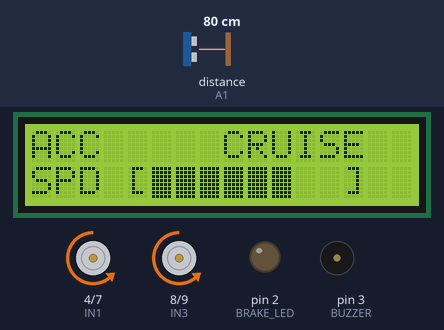
The sketch below on a simulated Arduino Uno, built with avr-gcc and run on an emulated ATmega328P. Shown: 16×2 character LCD, motor-driver pin pairs drawn as motors (green arrow = first pin HIGH = forward, orange = second pin HIGH = backward, longer = more drive, scaled by the enable pin), output pins drawn as LEDs (lit = HIGH), buzzer (waves = sounding). Wiring (inferred from the names in the program): ultrasonic range finder: trigger A0; echo A1. Inputs (shaded band) come from the test bench; at power-on: distance to the obstacle (sensor on A1) 80 cm. The echo pulse lasts 58.3 µs per cm; pins used as bus, display or sensor lines are not drawn; what the sketch prints to the serial monitor is not drawn.

Above: at 2.7 s.
2.8 s: distance to the obstacle (sensor on A1) set to 18 cm
At 4.8 s:
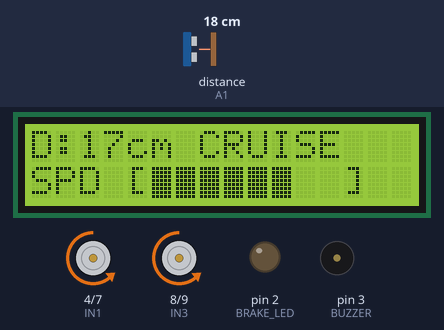
5.3 s: distance to the obstacle (sensor on A1) set to 13 cm
At 5.99 s:
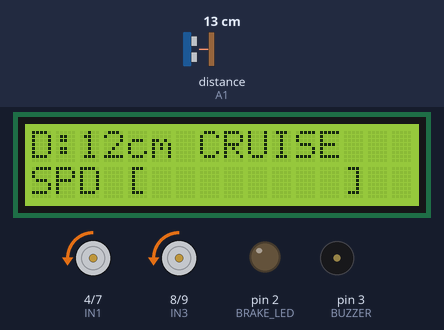
7.8 s: distance to the obstacle (sensor on A1) set to 10 cm
At 9.3 s:
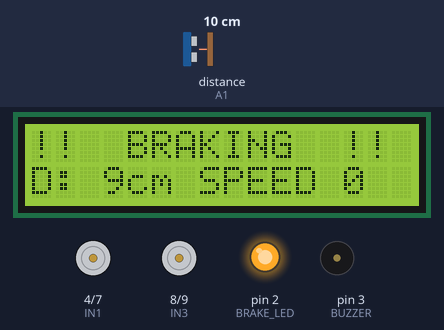
10.3 s: distance to the obstacle (sensor on A1) set to 60 cm
At 10.58 s:
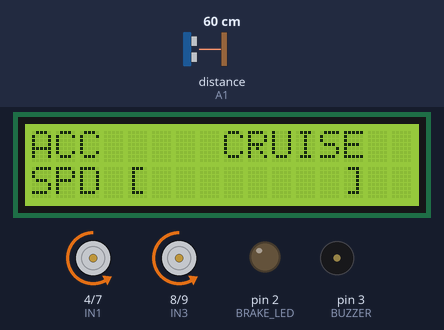
12.2 s: distance to the obstacle (sensor on A1) set to 9 cm
At 13.2 s:
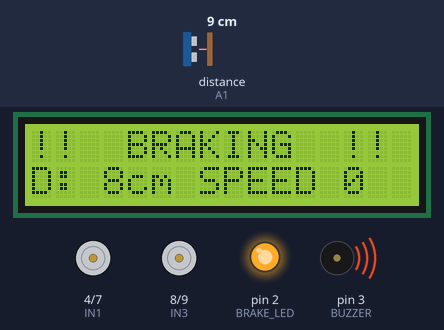
14.3 s: distance to the obstacle (sensor on A1) set to 5 cm
At 14.89 s:
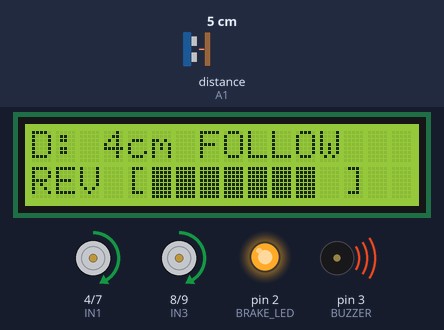
Timing chart, 0 to 17.3 s (numbered marks = the images above; inputs shaded):
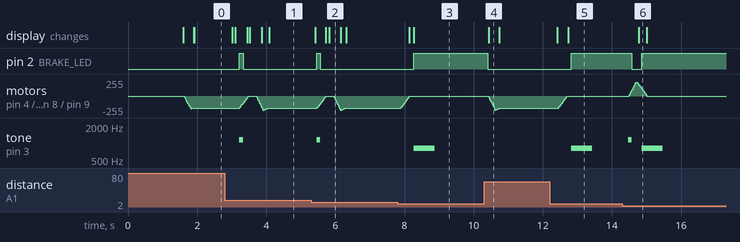

Measured:
- the behaviour switches between 12 and 11 cm on distance to the obstacle (sensor on A1) (found by bisection; images 2 and 3)
- the behaviour switches between 7 and 6 cm on distance to the obstacle (sensor on A1) (found by bisection; images 5 and 6)
- after the input at 2.8 s, pin 2 (BRAKE_LED): LOW → HIGH after 0.42 s, → LOW 0.11 s later; tone on pin 3 (BUZZER): silent → 1150 Hz after 0.42 s, → silent 0.11 s later; the display: first changes after 0.22 s (image 1 shows a later state)
- after the input at 5.3 s, pin 2 (BRAKE_LED): LOW → HIGH after 0.16 s, → LOW 0.10 s later; tone on pin 3 (BUZZER): silent → 1150 Hz after 0.16 s, → silent 0.10 s later; the display: first changes after 0.12 s (image 2 shows a later state)
- after the input at 7.8 s, pin 2 (BRAKE_LED): LOW → HIGH after 0.47 s; motor on pin 4 (IN1) / pin 7 (IN2): moves from backward 180/255 to stopped over 0.24 s, starting after 0.10 s
- after the input at 10.3 s, pin 2 (BRAKE_LED): HIGH → LOW after 0.10 s; the display: changes after 0.13 s (image 4)
- after the input at 12.2 s, pin 2 (BRAKE_LED): LOW → HIGH after 0.63 s; motor on pin 4 (IN1) / pin 7 (IN2): moves from backward 180/255 to stopped over 0.23 s, starting after 0.26 s
- after the input at 14.3 s, pin 2 (BRAKE_LED): HIGH → LOW after 0.28 s, → HIGH 0.29 s later; motor on pin 4 (IN1) / pin 7 (IN2): rises from stopped to forward 210/255 in 0.20 s, then falls to stopped in 0.32 s

The sketch:

stage3_cruise_motor_test.ino
```cpp
#include <Wire.h>
#include <LiquidCrystal_I2C.h>

// =====================================================
// HARDWARE
// =====================================================

const int ENA = 5;
const int IN1 = 4;
const int IN2 = 7;

const int IN3 = 8;
const int IN4 = 9;
const int ENB = 6;

const int TRIG = A0;
const int ECHO = A1;

const int BRAKE_LED = 2;
const int BUZZER = 3;

LiquidCrystal_I2C lcd(0x27, 16, 2);

// =====================================================
// DISTANCE AND MOTION
// =====================================================

const int DETECTION_LIMIT_CM = 30;
const int BRAKE_DISTANCE_CM = 10;

const int MOTION_THRESHOLD_CM = 3;

const unsigned long SENSOR_PERIOD_MS = 60;
const unsigned long MOTION_WINDOW_MS = 240;

// =====================================================
// LOWER-POWER MOTOR SETTINGS
// =====================================================

const int START_PWM = 230;

const int MIN_RUN_PWM = 175;
const int MAX_RUN_PWM = 200;
const int CRUISE_PWM = 180;

const unsigned long START_KICK_MS = 220;

const unsigned long DIRECTION_PAUSE_MS = 220;

const unsigned long PWM_RAMP_PERIOD_MS = 20;
const int RUN_RAMP_STEP = 4;

// FIX 1: softer stop ramp -- was 30, halved to reduce the
// current transient that was browning out the Arduino
// right at the moment braking engaged.
const int STOP_RAMP_STEP = 15;

// FIX 3: the start kick used to jump straight from 0 to
// START_PWM in a single analogWrite call. That instant
// full-power step is the single biggest current spike in
// the whole sketch (stall current on top of a step input),
// and it lines up exactly with the "screen dies, board
// resets" symptom. We now ramp INTO the kick over the same
// START_KICK_MS window instead of slamming it, using the
// same PWM_RAMP_PERIOD_MS cadence as the run-phase ramp.
// This does not fix a weak power rail by itself -- see the
// hardware notes below -- but it removes the sharpest edge
// the software was directly responsible for.
const int START_RAMP_STEP = 21;

// =====================================================
// SENSOR STATE
// =====================================================

long sensorSamples[3] = {0, 0, 0};

byte sensorSampleIndex = 0;
byte sensorSampleCount = 0;
byte noEchoCount = 0;

long measuredDistance = 999;
long filteredDistance = -1;

unsigned long lastSensorReadingAt = 0;

bool sensorReady = false;

// =====================================================
// TARGET MOVEMENT
// =====================================================

enum TargetMotion {
  MOTION_UNKNOWN,
  SPEED_ZERO,
  MOVING_AWAY,
  MOVING_TOWARD
};

TargetMotion targetMotion = MOTION_UNKNOWN;

long motionReferenceDistance = 0;
long estimatedSpeedCmS = 0;

unsigned long motionReferenceTime = 0;

bool trackingTarget = false;
bool wasInBrakeZone = false;

// =====================================================
// MOTOR STATE
// =====================================================

enum DrivePhase {
  DRIVE_STOPPED,
  DRIVE_RAMP_DOWN,
  DRIVE_DIRECTION_WAIT,
  DRIVE_START_KICK,
  DRIVE_RUNNING
};

DrivePhase drivePhase = DRIVE_STOPPED;

int requestedDirection = 0;
int requestedPwm = 0;

int activeDirection = 0;
int currentPwm = 0;

unsigned long drivePhaseStartedAt = 0;
unsigned long lastPwmRampAt = 0;

// =====================================================
// ALERT STATE
// =====================================================

enum AlertMode {
  ALERT_NONE,
  ALERT_BRAKE,
  ALERT_REVERSE
};

AlertMode activeAlert = ALERT_NONE;

unsigned long alertStartedAt = 0;

// FIX 2: stagger the brake alert so the buzzer/LED don't
// fire in the exact same instant as the motor ramp-down.
// That simultaneous spike (motor current collapsing +
// buzzer + LED all switching at once) was the other half
// of the brownout. Waiting ~150ms lets motor current settle.
unsigned long brakingDetectedAt = 0;
bool brakeAlertArmed = false;
const unsigned long ALERT_DELAY_MS = 150;

// =====================================================
// LCD STATE
// =====================================================

char previousTop[17] = "";
char previousBottom[17] = "";

unsigned long lastLcdUpdateAt = 0;

// =====================================================
// LCD FUNCTIONS
// =====================================================

void writeLcdLine(byte row, const char* text, char* previous) {
  char padded[17];
  for (byte i = 0; i < 16; i++) padded[i] = ' ';
  padded[16] = '\0';

  byte i = 0;
  while (text[i] != '\0' && i < 16) { padded[i] = text[i]; i++; }

  if (strcmp(padded, previous) == 0) return;

  lcd.setCursor(0, row);
  for (byte position = 0; position < 16; position++) {
    lcd.write((uint8_t)padded[position]);
  }
  strcpy(previous, padded);
}

void makeSpeedBar(char* output, const char* direction, int pwm) {
  byte blocks = map(constrain(pwm, 0, START_PWM), 0, START_PWM, 0, 8);

  for (byte i = 0; i < 16; i++) output[i] = ' ';
  output[16] = '\0';

  output[0] = direction[0];
  output[1] = direction[1];
  output[2] = direction[2];
  output[3] = ' ';
  output[4] = '[';

  for (byte i = 0; i < 8; i++) output[5 + i] = i < blocks ? char(255) : ' ';
  output[13] = ']';
}

// =====================================================
// HC-SR04 SENSOR
// =====================================================

long readRawDistanceCm() {
  digitalWrite(TRIG, LOW);
  delayMicroseconds(2);
  digitalWrite(TRIG, HIGH);
  delayMicroseconds(10);
  digitalWrite(TRIG, LOW);

  unsigned long duration = pulseIn(ECHO, HIGH, 25000UL);
  if (duration == 0) return 999;
  return duration / 58;
}

long medianOfThree(long a, long b, long c) {
  return max(min(a, b), min(max(a, b), c));
}

bool updateDistanceSensor() {
  unsigned long now = millis();
  if (now - lastSensorReadingAt < SENSOR_PERIOD_MS) return false;
  lastSensorReadingAt = now;

  long rawDistance = readRawDistanceCm();

  if (rawDistance >= 999) {
    if (noEchoCount < 3) noEchoCount++;
    if (noEchoCount >= 3) {
      measuredDistance = 999;
      filteredDistance = -1;
      sensorSampleCount = 0;
      sensorReady = true;
    }
    return true;
  }

  noEchoCount = 0;
  sensorSamples[sensorSampleIndex] = rawDistance;
  sensorSampleIndex = (sensorSampleIndex + 1) % 3;
  if (sensorSampleCount < 3) sensorSampleCount++;

  long stableReading;
  if (sensorSampleCount == 1) {
    stableReading = rawDistance;
  } else if (sensorSampleCount == 2) {
    stableReading = (sensorSamples[0] + sensorSamples[1]) / 2;
  } else {
    stableReading = medianOfThree(sensorSamples[0], sensorSamples[1], sensorSamples[2]);
  }

  if (filteredDistance < 0) filteredDistance = stableReading;
  else filteredDistance = (filteredDistance + stableReading * 2) / 3;

  measuredDistance = filteredDistance;
  sensorReady = true;
  return true;
}

// =====================================================
// TARGET MOVEMENT
// =====================================================

void beginMotionTracking(long distance) {
  trackingTarget = true;
  motionReferenceDistance = distance;
  motionReferenceTime = millis();
  estimatedSpeedCmS = 0;
  targetMotion = MOTION_UNKNOWN;
}

void resetMotionTracking() {
  trackingTarget = false;
  estimatedSpeedCmS = 0;
  targetMotion = MOTION_UNKNOWN;
}

void updateTargetMotion(long distance) {
  unsigned long now = millis();
  if (!trackingTarget) { beginMotionTracking(distance); return; }

  unsigned long elapsed = now - motionReferenceTime;
  if (elapsed < MOTION_WINDOW_MS) return;

  long distanceChange = distance - motionReferenceDistance;
  estimatedSpeedCmS = (abs(distanceChange) * 1000L) / elapsed;

  if (distanceChange >= MOTION_THRESHOLD_CM) {
    targetMotion = MOVING_AWAY;
  } else if (distanceChange <= -MOTION_THRESHOLD_CM) {
    targetMotion = MOVING_TOWARD;
  } else {
    targetMotion = SPEED_ZERO;
    estimatedSpeedCmS = 0;
  }

  motionReferenceDistance = distance;
  motionReferenceTime = now;
}

// =====================================================
// MOTOR OUTPUT
// =====================================================

void applyMotorDirection(int direction) {
  if (direction > 0) {
    digitalWrite(IN1, LOW);  digitalWrite(IN2, HIGH);
    digitalWrite(IN3, LOW);  digitalWrite(IN4, HIGH);
  } else if (direction < 0) {
    digitalWrite(IN1, HIGH); digitalWrite(IN2, LOW);
    digitalWrite(IN3, HIGH); digitalWrite(IN4, LOW);
  }
}

void applyMotorPwm(int pwm) {
  pwm = constrain(pwm, 0, 255);
  analogWrite(ENA, pwm);
  analogWrite(ENB, pwm);
  currentPwm = pwm;
}

void setDriveRequest(int direction, int pwm) {
  requestedDirection = direction;
  if (direction == 0) requestedPwm = 0;
  else requestedPwm = constrain(pwm, MIN_RUN_PWM, MAX_RUN_PWM);
}

void beginMotorStart(int direction) {
  applyMotorDirection(direction);
  // FIX 3: start from 0 instead of slamming to START_PWM.
  // DRIVE_START_KICK now ramps this up gradually below.
  applyMotorPwm(0);
  activeDirection = direction;
  drivePhase = DRIVE_START_KICK;
  drivePhaseStartedAt = millis();
  lastPwmRampAt = millis();
}

void beginRampDown() {
  drivePhase = DRIVE_RAMP_DOWN;
  lastPwmRampAt = millis();
}

void serviceMotors() {
  unsigned long now = millis();

  if (drivePhase == DRIVE_RAMP_DOWN) {
    if (now - lastPwmRampAt >= PWM_RAMP_PERIOD_MS) {
      lastPwmRampAt = now;
      int nextPwm = max(0, currentPwm - STOP_RAMP_STEP);
      applyMotorPwm(nextPwm);

      if (nextPwm == 0) {
        activeDirection = 0;
        if (requestedDirection == 0) {
          drivePhase = DRIVE_STOPPED;
        } else {
          drivePhase = DRIVE_DIRECTION_WAIT;
          drivePhaseStartedAt = now;
        }
      }
    }
    return;
  }

  if (drivePhase == DRIVE_DIRECTION_WAIT) {
    if (requestedDirection == 0) { drivePhase = DRIVE_STOPPED; return; }
    if (now - drivePhaseStartedAt >= DIRECTION_PAUSE_MS) {
      beginMotorStart(requestedDirection);
    }
    return;
  }

  if (requestedDirection == 0) {
    if (currentPwm > 0) beginRampDown();
    else { drivePhase = DRIVE_STOPPED; activeDirection = 0; }
    return;
  }

  if (drivePhase == DRIVE_STOPPED) {
    beginMotorStart(requestedDirection);
    return;
  }

  if (activeDirection != requestedDirection) {
    beginRampDown();
    return;
  }

  if (drivePhase == DRIVE_START_KICK) {
    // FIX 3: ramp PWM up toward START_PWM over the kick
    // window instead of holding it pinned at full value
    // from the first millisecond. Same cadence as the run
    // ramp (PWM_RAMP_PERIOD_MS) so it stays smooth.
    if (now - lastPwmRampAt >= PWM_RAMP_PERIOD_MS) {
      lastPwmRampAt = now;
      if (currentPwm < START_PWM) {
        applyMotorPwm(min(currentPwm + START_RAMP_STEP, START_PWM));
      }
    }
    if (now - drivePhaseStartedAt >= START_KICK_MS) {
      drivePhase = DRIVE_RUNNING;
      lastPwmRampAt = now;
    }
    return;
  }

  if (drivePhase == DRIVE_RUNNING) {
    if (now - lastPwmRampAt >= PWM_RAMP_PERIOD_MS) {
      lastPwmRampAt = now;
      if (currentPwm < requestedPwm) {
        applyMotorPwm(min(currentPwm + RUN_RAMP_STEP, requestedPwm));
      } else if (currentPwm > requestedPwm) {
        applyMotorPwm(max(currentPwm - RUN_RAMP_STEP, requestedPwm));
      }
    }
  }
}

int calculateFollowPwm(long speedCmS) {
  long limitedSpeed = constrain(speedCmS, 0, 40);
  return map(limitedSpeed, 0, 40, MIN_RUN_PWM, MAX_RUN_PWM);
}

// =====================================================
// BRAKE AND REVERSE ALERTS  (fixed: staggered engagement)
// =====================================================

void updateAlerts(bool braking, bool reversing) {
  unsigned long now = millis();

  if (braking) {
    if (!brakeAlertArmed) {
      brakingDetectedAt = now;
      brakeAlertArmed = true;
    }
  } else {
    brakeAlertArmed = false;
  }

  bool brakeAlertDue = brakeAlertArmed && (now - brakingDetectedAt >= ALERT_DELAY_MS);

  AlertMode requestedAlert = ALERT_NONE;
  if (brakeAlertDue) {
    requestedAlert = ALERT_BRAKE;
  } else if (!braking && reversing) {
    requestedAlert = ALERT_REVERSE;
  }

  bool alertChanged = requestedAlert != activeAlert;
  if (alertChanged) {
    activeAlert = requestedAlert;
    alertStartedAt = now;
    noTone(BUZZER);
  }

  unsigned long alertTime = now - alertStartedAt;

  if (activeAlert == ALERT_BRAKE) {
    digitalWrite(BRAKE_LED, HIGH);
    if (alertChanged) tone(BUZZER, 800, 600);
  }
  else if (activeAlert == ALERT_REVERSE) {
    bool reverseBeep = (alertTime % 700UL) < 100UL;
    if (reverseBeep) {
      digitalWrite(BRAKE_LED, HIGH);
      tone(BUZZER, 1150);
    } else {
      digitalWrite(BRAKE_LED, LOW);
      noTone(BUZZER);
    }
  }
  else {
    digitalWrite(BRAKE_LED, LOW);
    noTone(BUZZER);
  }
}

// =====================================================
// LCD
// =====================================================

void updateCluster(bool targetDetected, bool cruiseMode, bool braking) {
  unsigned long now = millis();
  if (now - lastLcdUpdateAt < 100) return;
  lastLcdUpdateAt = now;

  char top[17];
  char bottom[17];

  if (!sensorReady) {
    strcpy(top, "SENSOR CHECK");
    strcpy(bottom, "PLEASE WAIT");
  }
  else if (braking) {
    strcpy(top, "!!  BRAKING  !!");
    snprintf(bottom, sizeof(bottom), "D:%2ldcm SPEED 0", measuredDistance);
  }
  else if (cruiseMode) {
    if (targetDetected) {
      snprintf(top, sizeof(top), "D:%2ldcm CRUISE", measuredDistance);
    } else {
      strcpy(top, "ACC     CRUISE");
    }
    makeSpeedBar(bottom, "SPD", currentPwm);
  }
  else {
    snprintf(top, sizeof(top), "D:%2ldcm FOLLOW", measuredDistance);
    if (requestedDirection > 0) makeSpeedBar(bottom, "FWD", currentPwm);
    else if (requestedDirection < 0) makeSpeedBar(bottom, "REV", currentPwm);
    else makeSpeedBar(bottom, "SPD", 0);
  }

  writeLcdLine(0, top, previousTop);
  writeLcdLine(1, bottom, previousBottom);
}

// =====================================================
// SETUP
// =====================================================

void setup() {
  pinMode(ENA, OUTPUT);
  pinMode(ENB, OUTPUT);
  pinMode(IN1, OUTPUT);
  pinMode(IN2, OUTPUT);
  pinMode(IN3, OUTPUT);
  pinMode(IN4, OUTPUT);
  pinMode(TRIG, OUTPUT);
  pinMode(ECHO, INPUT);
  pinMode(BRAKE_LED, OUTPUT);
  pinMode(BUZZER, OUTPUT);

  applyMotorPwm(0);
  digitalWrite(BRAKE_LED, LOW);
  noTone(BUZZER);

  Serial.begin(9600);

  // FIX 4: motor switching is a strong EMI source and can
  // glitch the I2C bus (SDA/SCL) the LCD sits on, which can
  // hang Wire.h in a way that looks identical to a brownout
  // reset from the outside. This bounds any I2C stall to
  // 3ms and resets the bus instead of hanging forever.
  Wire.setWireTimeout(3000, true);

  lcd.init();
  lcd.backlight();
  lcd.clear();
  lcd.setCursor(0, 0);
  lcd.print("     M A V P");
  lcd.setCursor(0, 1);
  lcd.print("LOW POWER ACC");
  delay(1500);
  lcd.clear();
}

// =====================================================
// MAIN LOOP
// =====================================================

void loop() {
  bool newMeasurement = updateDistanceSensor();

  bool targetDetected = sensorReady && measuredDistance < 999 &&
                         measuredDistance <= DETECTION_LIMIT_CM;

  bool inBrakeZone = targetDetected && measuredDistance <= BRAKE_DISTANCE_CM;

  if (newMeasurement) {
    if (!targetDetected) {
      resetMotionTracking();
    } else if (!trackingTarget || (inBrakeZone && !wasInBrakeZone)) {
      beginMotionTracking(measuredDistance);
    } else {
      updateTargetMotion(measuredDistance);
    }
    wasInBrakeZone = inBrakeZone;
  }

  bool braking = inBrakeZone && targetMotion == SPEED_ZERO;

  bool cruiseMode = sensorReady &&
    (!targetDetected ||
     (measuredDistance > BRAKE_DISTANCE_CM &&
      (targetMotion == SPEED_ZERO || targetMotion == MOTION_UNKNOWN)));

  if (!sensorReady) {
    setDriveRequest(0, 0);
  } else if (cruiseMode) {
    setDriveRequest(1, CRUISE_PWM);
  } else if (!braking && targetMotion == MOVING_AWAY) {
    setDriveRequest(1, calculateFollowPwm(estimatedSpeedCmS));
  } else if (!braking && targetMotion == MOVING_TOWARD) {
    setDriveRequest(-1, calculateFollowPwm(estimatedSpeedCmS));
  } else {
    setDriveRequest(0, 0);
  }

  serviceMotors();

  bool reversing = requestedDirection < 0 && !braking;

  updateAlerts(braking, reversing);
  updateCluster(targetDetected, cruiseMode, braking);

  if (newMeasurement) {
    Serial.print("D:"); Serial.print(measuredDistance);
    Serial.print(" Motion:");
    if (targetMotion == MOVING_AWAY) Serial.print("AWAY");
    else if (targetMotion == MOVING_TOWARD) Serial.print("TOWARD");
    else if (targetMotion == SPEED_ZERO) Serial.print("SPEED0");
    else Serial.print("CHECK");
    Serial.print(" Dir:"); Serial.print(requestedDirection);
    Serial.print(" PWM:"); Serial.print(currentPwm);
    Serial.print(" Brake:"); Serial.println(braking ? "YES" : "NO");
  }
}
```
